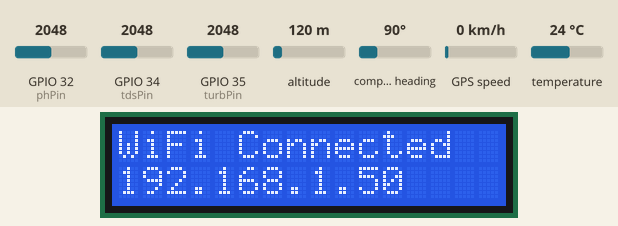
Recording of a sketch running on a simulated ESP32. Shown: 16×2 character LCD. The inputs (shaded band) are chosen by the test bench; at power-on: temperature 24 °C, GPIO 32 (phPin) = 2048, GPIO 34 (tdsPin) = 2048, GPIO 35 (turbPin) = 2048, altitude 120 m, compass heading 90°, GPS speed 0 km/h (analog values on the 0–4095 scale). WiFi joins after 1.5 s; servers stay silent unless stated; uploads are accepted with an empty reply; the local clock reads 2024-03-15 10:24:30 at power-on unless the sketch sets it; the GPS gets a fix after 3 s at 37.7749, -122.4194 with 8 satellites; what the sketch prints to the serial monitor is not drawn.

Above: at 1.7 s.
At 7.7 s:
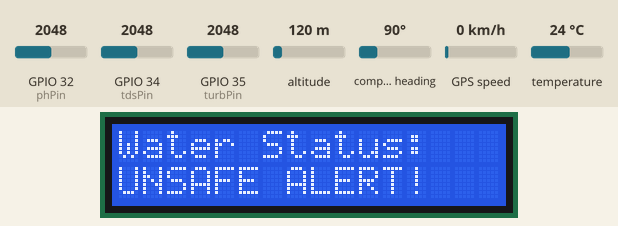
7.8 s: temperature set to 12 °C
At 9.8 s:
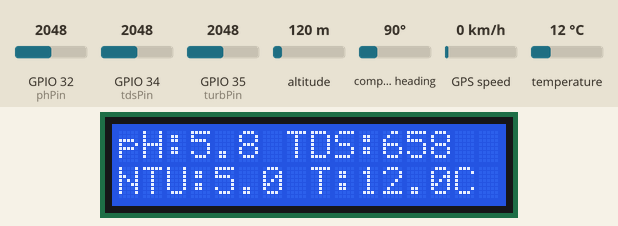
10.8 s: GPIO 32 (phPin) set to 2866
At 15.9 s:
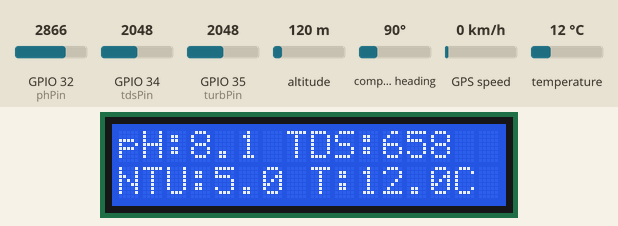
Timing chart, 0 to 17.4 s (numbered marks = the images above; inputs shaded):
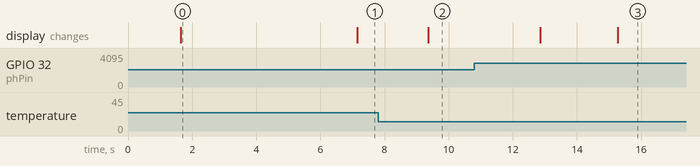

Measured:
- after the input at 7.8 s, the display: changes after 1.6 s (image 2)
- after the input at 10.8 s, the display: first differs from a run without the input after 4.5 s (image 3)
- what the display in image 0 shows lasts 5.5 s, from 1.6 s to 7.1 s

The sketch:

sparish_code.ino
```cpp
#include <WiFi.h>
#include <WebServer.h>
#include <WiFiClientSecure.h>
#include <HTTPClient.h>
#include <Wire.h>
#include <LiquidCrystal_I2C.h>
#include <OneWire.h>
#include <DallasTemperature.h>
#include <TinyGPS++.h>
#include <HardwareSerial.h>
#include <time.h>

// =====================================================
// WiFi Credentials
// =====================================================

const char* ssid     = "V2141";
const char* password = "12345678";

// =====================================================
// Firebase Realtime Database
// =====================================================

const char* firebaseUrl =
  "https://sparish-f9d5b-default-rtdb.firebaseio.com/readings.json";

// =====================================================
// Pin Definitions
// =====================================================

const int phPin   = 32;   // ADC1_CH4
const int tdsPin  = 34;   // ADC1_CH7
const int turbPin = 35;   // ADC1_CH6

#define ONE_WIRE_BUS 23   // DS18B20 Data Pin

// GPS module NEO-7M on UART2
#define GPS_RX_PIN 5     // ESP32 RX2 <- GPS TX
#define GPS_TX_PIN 16     // ESP32 TX2 -> GPS RX

// =====================================================
// Objects
// =====================================================

LiquidCrystal_I2C lcd(0x27, 16, 2);

OneWire oneWire(ONE_WIRE_BUS);
DallasTemperature sensors(&oneWire);

WebServer server(80);

TinyGPSPlus gps;
HardwareSerial gpsSerial(2);

// =====================================================
// Latest Sensor Readings
// =====================================================

float g_ph   = 0;
float g_tds  = 0;
float g_turb = 0;
float g_temp = 0;

bool g_safe = false;

// =====================================================
// Latest GPS Reading
// =====================================================

double g_lat = 0;
double g_lng = 0;

bool g_gpsValid = false;

uint32_t g_satellites = 0;

// =====================================================
// Timing
// =====================================================

unsigned long lastSensorRead = 0;

const unsigned long SENSOR_INTERVAL_MS = 1000;


// Firebase upload every 4 seconds

unsigned long lastFirebasePush = 0;

const unsigned long FIREBASE_INTERVAL_MS = 4000;


// LCD switching

unsigned long lastLcdSwitch = 0;

int lcdScreen = 0;

// 0 = readings screen
// 1 = status screen

const unsigned long LCD_SCREEN_1_MS = 2500;
const unsigned long LCD_SCREEN_2_MS = 2000;


// =====================================================
// Read and Average ADC
// =====================================================

int readAveragedADC(int pin, int samples = 20) {

  long sum = 0;

  for (int i = 0; i < samples; i++) {

    sum += analogRead(pin);

    delay(5);
  }

  return sum / samples;
}


// =====================================================
// Get Unix Timestamp
// =====================================================

unsigned long getUnixTime() {

  time_t now;

  time(&now);

  return (unsigned long)now;
}


// =====================================================
// Build JSON
// =====================================================

String buildReadingsJson() {

  String json = "{";

  // ---------------------------------------------------
  // IMPORTANT:
  // Timestamp of the latest ESP32 reading
  // ---------------------------------------------------

  json += "\"lastUpdate\":" + String(getUnixTime()) + ",";

  // ---------------------------------------------------
  // Sensor values
  // ---------------------------------------------------

  json += "\"ph\":" +
          String(g_ph, 2) + ",";

  json += "\"tds\":" +
          String(g_tds, 0) + ",";

  json += "\"turbidity\":" +
          String(g_turb, 1) + ",";

  json += "\"temperature\":" +
          String(g_temp, 1) + ",";

  // ---------------------------------------------------
  // GPS
  // ---------------------------------------------------

  json += "\"lat\":" +
          String(g_lat, 6) + ",";

  json += "\"lng\":" +
          String(g_lng, 6) + ",";

  json += "\"gpsValid\":" +
          String(g_gpsValid ? "true" : "false") + ",";

  json += "\"satellites\":" +
          String(g_satellites) + ",";

  // ---------------------------------------------------
  // Water Safety
  // ---------------------------------------------------

  json += "\"safe\":" +
          String(g_safe ? "true" : "false");

  json += "}";

  return json;
}


// =====================================================
// Local Web Server - /data
// =====================================================

void handleData() {

  server.sendHeader(
    "Access-Control-Allow-Origin",
    "*"
  );

  server.send(
    200,
    "application/json",
    buildReadingsJson()
  );
}


// =====================================================
// CORS OPTIONS
// =====================================================

void handleOptions() {

  server.sendHeader(
    "Access-Control-Allow-Origin",
    "*"
  );

  server.sendHeader(
    "Access-Control-Allow-Methods",
    "GET, OPTIONS"
  );

  server.send(204);
}


// =====================================================
// Push Data to Firebase
// =====================================================

void pushToFirebase() {

  WiFiClientSecure client;

  // Skip certificate validation.
  // Suitable for this prototype.
  client.setInsecure();

  HTTPClient https;

  if (https.begin(client, firebaseUrl)) {

    https.addHeader(
      "Content-Type",
      "application/json"
    );

    String jsonData = buildReadingsJson();

    int httpCode = https.PUT(jsonData);

    Serial.print("Firebase push status: ");
    Serial.println(httpCode);

    if (httpCode > 0) {

      Serial.print("Firebase response: ");
      Serial.println(
        https.getString()
      );
    }

    https.end();

  } else {

    Serial.println(
      "Firebase push failed to begin connection"
    );
  }
}


// =====================================================
// Setup
// =====================================================

void setup() {

  Serial.begin(115200);

  // ===================================================
  // Temperature Sensor
  // ===================================================

  sensors.begin();


  // ===================================================
  // ADC Configuration
  // ===================================================

  analogReadResolution(12);

  analogSetAttenuation(ADC_11db);


  // ===================================================
  // GPS
  // ===================================================

  gpsSerial.begin(
    9600,
    SERIAL_8N1,
    GPS_RX_PIN,
    GPS_TX_PIN
  );


  // ===================================================
  // LCD
  // ===================================================

  lcd.init();

  lcd.backlight();

  lcd.clear();

  lcd.setCursor(0, 0);
  lcd.print("Water Monitor");

  lcd.setCursor(0, 1);
  lcd.print("Connecting WiFi");


  // ===================================================
  // WiFi Power
  // ===================================================

  WiFi.setTxPower(
    WIFI_POWER_11dBm
  );


  // ===================================================
  // Connect WiFi
  // ===================================================

  WiFi.begin(
    ssid,
    password
  );

  while (
    WiFi.status() != WL_CONNECTED
  ) {

    delay(300);

    Serial.print(".");
  }

  Serial.println();

  Serial.println(
    "WiFi Connected"
  );

  Serial.print(
    "IP address: "
  );

  Serial.println(
    WiFi.localIP()
  );


  // ===================================================
  // NTP Time
  // ===================================================

  Serial.println(
    "Synchronizing time..."
  );

  configTime(
    19800,             // UTC +5:30 India
    0,
    "pool.ntp.org",
    "time.nist.gov"
  );


  // Give NTP some time to synchronize

  time_t now = time(nullptr);

  int attempts = 0;

  while (
    now < 100000 &&
    attempts < 20
  ) {

    delay(500);

    now = time(nullptr);

    attempts++;

    Serial.print(".");
  }

  Serial.println();

  if (now > 100000) {

    Serial.println(
      "Time synchronized"
    );

    Serial.print(
      "Unix time: "
    );

    Serial.println(
      (unsigned long)now
    );

  } else {

    Serial.println(
      "WARNING: Time synchronization failed"
    );
  }


  // ===================================================
  // LCD WiFi Status
  // ===================================================

  lcd.clear();

  lcd.setCursor(0, 0);

  lcd.print(
    "WiFi Connected"
  );

  lcd.setCursor(0, 1);

  lcd.print(
    WiFi.localIP().toString()
  );

  delay(2000);


  // ===================================================
  // Local Web Server
  // ===================================================

  server.on(
    "/data",
    HTTP_GET,
    handleData
  );

  server.on(
    "/data",
    HTTP_OPTIONS,
    handleOptions
  );

  server.begin();

  Serial.println(
    "Local web server started"
  );


  // ===================================================
  // Initialize LCD Timer
  // ===================================================

  lastLcdSwitch = millis();
}


// =====================================================
// Feed GPS
// =====================================================

void feedGPS() {

  while (
    gpsSerial.available() > 0
  ) {

    gps.encode(
      gpsSerial.read()
    );
  }


  // ===================================================
  // GPS Location
  // ===================================================

  if (
    gps.location.isValid()
  ) {

    g_gpsValid = true;

    g_lat =
      gps.location.lat();

    g_lng =
      gps.location.lng();

  } else {

    g_gpsValid = false;
  }


  // ===================================================
  // Satellites
  // ===================================================

  if (
    gps.satellites.isValid()
  ) {

    g_satellites =
      gps.satellites.value();
  }
}


// =====================================================
// Read Sensors
// =====================================================

void readSensors() {

  // ===================================================
  // 1. DS18B20 Temperature
  // ===================================================

  sensors.requestTemperatures();

  g_temp =
    sensors.getTempCByIndex(0);


  // ===================================================
  // 2. pH Sensor
  // ===================================================

  int phRaw =
    readAveragedADC(
      phPin
    );

  float phVoltage =
    phRaw *
    (3.3 / 4095.0);

  g_ph =
    3.5 *
    phVoltage;


  // ===================================================
  // 3. TDS Sensor
  // ===================================================

  int tdsRaw =
    readAveragedADC(
      tdsPin
    );

  float tdsVoltage =
    tdsRaw *
    (3.3 / 4095.0);

  g_tds =
    (
      133.42 *
      pow(tdsVoltage, 3)

      -

      255.86 *
      pow(tdsVoltage, 2)

      +

      857.39 *
      tdsVoltage
    ) *
    0.5;


  if (
    g_tds < 0
  ) {

    g_tds = 0;
  }


  // ===================================================
  // 4. Turbidity
  // ===================================================

  int turbRaw =
    readAveragedADC(
      turbPin
    );

  g_turb =
    (float)(
      4095 - turbRaw
    ) *
    (10.0 / 4095.0);


  if (
    g_turb < 0
  ) {

    g_turb = 0;
  }


  if (
    g_turb > 10
  ) {

    g_turb = 10;
  }


  // ===================================================
  // 5. Safety Logic
  //
  // Turbidity is intentionally excluded
  // ===================================================

  bool phSafe =
    (
      g_ph >= 6.5 &&
      g_ph <= 8.5
    );


  bool tdsSafe =
    (
      g_tds >= 0 &&
      g_tds <= 300
    );


  bool tempSafe =
    (
      g_temp >= 20.0 &&
      g_temp <= 35.0
    );


  g_safe =
    phSafe &&
    tdsSafe &&
    tempSafe;


  // ===================================================
  // 6. Serial Output
  // ===================================================

  Serial.print("pH: ");
  Serial.print(g_ph, 2);

  Serial.print(" | TDS: ");
  Serial.print(g_tds, 0);
  Serial.print(" ppm");

  Serial.print(" | Turb: ");
  Serial.print(g_turb, 1);
  Serial.print(" NTU");

  Serial.print(" | Temp: ");
  Serial.print(g_temp, 1);
  Serial.print(" C");

  Serial.print(" | Status: ");

  Serial.print(
    g_safe
      ? "SAFE"
      : "UNSAFE"
  );

  Serial.print(" | GPS: ");


  if (
    g_gpsValid
  ) {

    Serial.print(
      g_lat,
      6
    );

    Serial.print(",");

    Serial.print(
      g_lng,
      6
    );

    Serial.print(" (");

    Serial.print(
      g_satellites
    );

    Serial.println(
      " sats)"
    );

  } else {

    Serial.println(
      "no fix"
    );
  }
}


// =====================================================
// LCD Update
// =====================================================

void updateLcd() {

  unsigned long now =
    millis();

  unsigned long elapsed =
    now - lastLcdSwitch;


  // ===================================================
  // Screen 0 → Screen 1
  // ===================================================

  if (
    lcdScreen == 0 &&
    elapsed >= LCD_SCREEN_1_MS
  ) {

    lcdScreen = 1;

    lastLcdSwitch = now;

    lcd.clear();

    lcd.setCursor(0, 0);

    lcd.print(
      "Water Status:"
    );

    lcd.setCursor(0, 1);

    lcd.print(
      g_safe
        ? "SAFE (DRINKABLE)"
        : "UNSAFE ALERT!"
    );
  }


  // ===================================================
  // Screen 1 → Screen 0
  // ===================================================

  else if (
    lcdScreen == 1 &&
    elapsed >= LCD_SCREEN_2_MS
  ) {

    lcdScreen = 0;

    lastLcdSwitch = now;

    lcd.clear();

    lcd.setCursor(0, 0);

    lcd.print("pH:");
    lcd.print(
      g_ph,
      1
    );

    lcd.print(" TDS:");
    lcd.print(
      (int)g_tds
    );


    lcd.setCursor(0, 1);

    lcd.print("NTU:");
    lcd.print(
      g_turb,
      1
    );

    lcd.print(" T:");
    lcd.print(
      g_temp,
      1
    );

    lcd.print("C");
  }
}


// =====================================================
// Main Loop
// =====================================================

void loop() {

  // ===================================================
  // Handle Local Web Server
  // ===================================================

  server.handleClient();


  // ===================================================
  // GPS
  // ===================================================

  feedGPS();


  unsigned long now =
    millis();


  // ===================================================
  // Read Sensors
  // ===================================================

  if (
    now - lastSensorRead >=
    SENSOR_INTERVAL_MS
  ) {

    lastSensorRead = now;

    readSensors();
  }


  // ===================================================
  // Firebase Upload
  // ===================================================

  if (
    now - lastFirebasePush >=
    FIREBASE_INTERVAL_MS
  ) {

    lastFirebasePush = now;

    pushToFirebase();
  }


  // ===================================================
  // LCD
  // ===================================================

  updateLcd();
}
```
